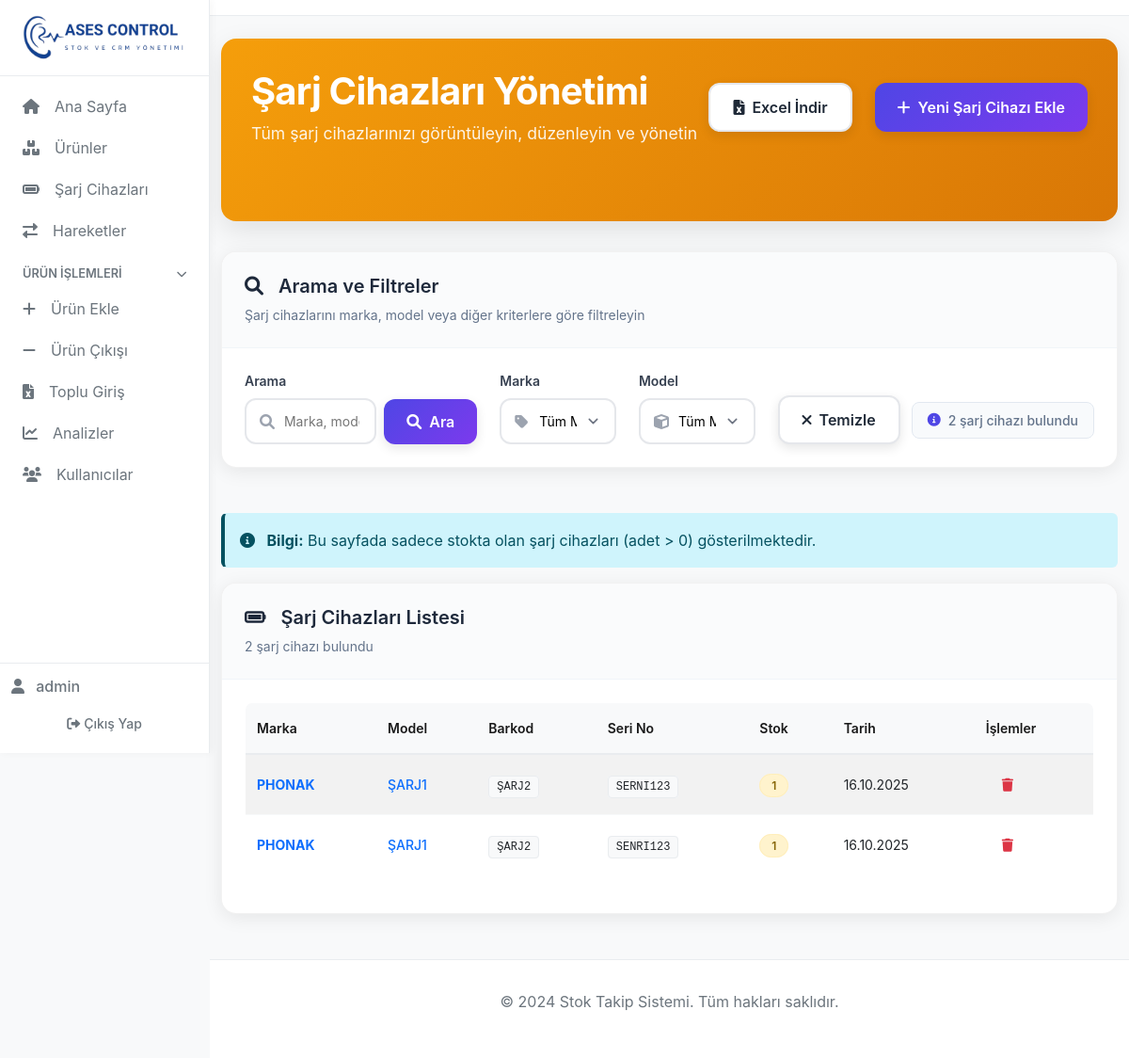
Page /chargers (signed in) on the committed database.
### app.py (models this page shows)
class User(UserMixin, db.Model):
    id = db.Column(db.Integer, primary_key=True)
    username = db.Column(db.String(80), unique=True, nullable=False)
    email = db.Column(db.String(120), unique=True, nullable=False)
    password_hash = db.Column(db.String(120), nullable=False)
    is_admin = db.Column(db.Boolean, default=False)
    created_at = db.Column(db.DateTime, default=datetime.now)

class Charger(db.Model):
    id = db.Column(db.Integer, primary_key=True)
    marka = db.Column(db.String(100), nullable=False)
    model = db.Column(db.String(100), nullable=False)
    barkod = db.Column(db.String(100), nullable=False)
    seri_no = db.Column(db.String(100), unique=True, nullable=False)
    adet = db.Column(db.Integer, default=0)
    created_at = db.Column(db.DateTime, default=datetime.now)

### app.py (the view, shortened to what this page needs)
@app.route('/chargers')
@login_required
def chargers():
    search = request.args.get('search', '')
    brand = request.args.get('brand', '')
    model = request.args.get('model', '')
    query = Charger.query.filter(Charger.adet > 0)
    if brand:
        query = query.filter(Charger.marka == brand)
    if model:
        query = query.filter(Charger.model == model)
    chargers = query.all()
    brands = db.session.query(Charger.marka).filter(Charger.adet > 0).distinct().all()
    models_query = db.session.query(
        Charger.model,
        db.func.sum(Charger.adet).label('total')
    ).filter(Charger.adet > 0)
    if brand:
        models_query = models_query.filter(Charger.marka == brand)
    models_with_counts = models_query.group_by(Charger.model).order_by(Charger.model.asc()).all()
    return render_template('chargers.html',
                         chargers=chargers,
                         brands=[b[0] for b in brands],
                         models_with_counts=models_with_counts)

### app.py (called while the page is built)
@login_manager.user_loader
def load_user(user_id):
    return User.query.get(int(user_id))

### templates/chargers.html (shortened to what this page needs)
{% extends "base.html" %}
{% block content %}
<div class="products-header">
    <div class="d-flex justify-content-between align-items-center mb-5">
        <div>
            <h1 class="products-title">Şarj Cihazları Yönetimi</h1>
            <p class="products-subtitle">Tüm şarj cihazlarınızı görüntüleyin, düzenleyin ve yönetin</p>
        </div>
        <div class="products-actions">
            <a href="{{ url_for('export_chargers_excel') }}?search={{ request.args.get('search', '') }}&brand={{ request.args.get('brand', '') }}&model={{ request.args.get('model', '') }}"
               class="btn-modern btn-outline me-2">
                <i class="fas fa-file-excel me-2"></i>Excel İndir
            </a>
            <a href="{{ url_for('add_charger') }}" class="btn-modern btn-primary">
                <i class="fas fa-plus me-2"></i>Yeni Şarj Cihazı Ekle
            </a>
        </div>
    </div>
</div>
<div class="modern-card mb-5">
    <div class="card-header-modern">
        <div class="header-content">
            <h5 class="card-title-modern">
                <i class="fas fa-search me-3"></i>Arama ve Filtreler
            </h5>
            <p class="card-subtitle-modern">Şarj cihazlarını marka, model veya diğer kriterlere göre filtreleyin</p>
        </div>
    </div>
    <div class="card-body-modern">
        <form method="GET" class="search-form" id="chargersSearchForm">
            <div class="search-grid">
                <div class="search-field">
                    <label for="search" class="field-label">Arama</label>
                    <div class="input-group-modern">
                        <i class="fas fa-search input-icon" id="searchIcon"></i>
                        <input type="text" class="form-control-modern" id="search" name="search"
                               placeholder="Marka, model, barkod veya seri no..."
                               value="{{ request.args.get('search', '') }}">
                        <button type="button" id="searchBtn" class="btn-modern btn-primary" style="margin-left: 0.5rem;">
                            <i class="fas fa-search me-2"></i>Ara
                        </button>
                    </div>
                </div>
                <div class="search-field">
                    <label for="brand" class="field-label">Marka</label>
                    <div class="select-group-modern">
                        <i class="fas fa-tag select-icon"></i>
                        <select class="form-select-modern" id="brand" name="brand">
                            <option value="">Tüm Markalar</option>
                        </select>
                    </div>
                </div>
                <div class="search-field">
                    <label for="model" class="field-label">Model</label>
                    <div class="select-group-modern">
                        <i class="fas fa-cube select-icon"></i>
                        <select class="form-select-modern" id="model" name="model">
                            <option value="">Tüm Modeller</option>
                        </select>
                    </div>
                </div>
                <div class="search-actions">
                    <a href="{{ url_for('chargers') }}" class="btn-modern btn-outline">
                        <i class="fas fa-times me-2"></i>Temizle
                    </a>
                    <div class="results-count">
                        <i class="fas fa-info-circle me-2"></i>
                        <span id="resultsCount">Arama yapın...</span>
                    </div>
                </div>
            </div>
        </form>
    </div>
</div>
<div class="alert alert-info mb-3" role="alert">
    <i class="fas fa-info-circle me-2"></i>
    <strong>Bilgi:</strong> Bu sayfada sadece stokta olan şarj cihazları (adet > 0) gösterilmektedir.
</div>
<div class="modern-card">
    <div class="card-header-modern">
        <div class="header-content">
            <h5 class="card-title-modern">
                <i class="fas fa-battery-full me-3"></i>Şarj Cihazları Listesi
            </h5>
            <p class="card-subtitle-modern">{{ chargers|length }} şarj cihazı bulundu</p>
        </div>
    </div>
    <div class="card-body-modern">
        {% if chargers %}
        <div class="table-view">
            <div class="table-responsive">
                <table class="table table-striped table-hover align-middle table-modern">
                    <thead>
                        <tr>
                            <th>Marka</th>
                            <th>Model</th>
                            <th>Barkod</th>
                            <th>Seri No</th>
                            <th>Stok</th>
                            <th>Tarih</th>
                            <th>İşlemler</th>
                        </tr>
                    </thead>
                    <tbody>
                        {% for charger in chargers %}
                        <tr>
                            <td>
                                <a href="{{ url_for('chargers', brand=charger.marka, model=request.args.get('model', ''), search=request.args.get('search', '')) }}"
                                   class="link-modern">
                                    <strong>{{ charger.marka }}</strong>
                                </a>
                            </td>
                            <td>
                                <a href="{{ url_for('chargers', brand=request.args.get('brand', ''), model=charger.model, search=request.args.get('search', '')) }}"
                                   class="link-modern">
                                    {{ charger.model }}
                                </a>
                            </td>
                            <td><code class="code-modern">{{ charger.barkod }}</code></td>
                            <td><code class="code-modern">{{ charger.seri_no }}</code></td>
                            <td>
                                <span class="badge-modern {% if charger.adet > 10 %}success{% elif charger.adet > 0 %}warning{% else %}danger{% endif %}">
                                    {{ charger.adet }}
                                </span>
                            </td>
                            <td>{{ charger.created_at.strftime('%d.%m.%Y') }}</td>
                            <td>
                                <div class="action-buttons">
                                    <button type="button" class="btn btn-sm btn-outline-danger"
                                            onclick="confirmDelete({{ charger.id }}, '{{ charger.marka }} {{ charger.model }}')"
                                            title="Şarj Cihazını Sil">
                                        <i class="fas fa-trash"></i>
                                    </button>
                                </div>
                            </td>
                        </tr>
                        {% endfor %}
                    </tbody>
                </table>
            </div>
        </div>
        {% endif %}
    </div>
</div>
{% endblock %}

### templates/base.html (shortened to what this page needs)
<!DOCTYPE html>
<html lang="tr">
<head>
    <link href="https://cdn.jsdelivr.net/npm/bootstrap@5.3.0/dist/css/bootstrap.min.css" rel="stylesheet">
    <link href="https://cdnjs.cloudflare.com/ajax/libs/font-awesome/6.0.0/css/all.min.css" rel="stylesheet">
    <link href="https://cdn.jsdelivr.net/npm/chart.js@3.9.1/dist/chart.min.js" rel="stylesheet">
</head>
<body>
    <div class="app-layout">
        <aside class="sidebar" id="sidebar">
            <div class="sidebar-header">
                <a href="{{ url_for('index') }}" class="sidebar-brand">
                    <img src="{{ url_for('static', filename='ases-removebg-preview.png') }}" alt="Ases Logo">
                </a>
            </div>
            <nav class="sidebar-nav">
                <a class="sidebar-link" href="{{ url_for('index') }}">
                    <i class="fas fa-home me-2"></i>Ana Sayfa
                </a>
                <a class="sidebar-link" href="{{ url_for('products') }}">
                    <i class="fas fa-boxes me-2"></i>Ürünler
                </a>
                <a class="sidebar-link" href="{{ url_for('chargers') }}">
                    <i class="fas fa-battery-full me-2"></i>Şarj Cihazları
                </a>
                <a class="sidebar-link" href="{{ url_for('movements') }}">
                    <i class="fas fa-exchange-alt me-2"></i>Hareketler
                </a>
                <div class="sidebar-section" id="productSection">
                    <div class="sidebar-section-title">
                        <span>Ürün İşlemleri</span>
                        <i class="fas fa-chevron-down"></i>
                    </div>
                    <div class="sidebar-section-content">
                        <a class="sidebar-sublink" href="{{ url_for('add_product') }}">
                            <i class="fas fa-plus me-2"></i>Ürün Ekle
                        </a>
                        <a class="sidebar-sublink" href="{{ url_for('exit_product') }}">
                            <i class="fas fa-minus me-2"></i>Ürün Çıkışı
                        </a>
                        <a class="sidebar-sublink" href="{{ url_for('bulk_import') }}">
                            <i class="fas fa-file-excel me-2"></i>Toplu Giriş
                        </a>
                    </div>
                </div>
                <a class="sidebar-link" href="{{ url_for('analytics') }}">
                    <i class="fas fa-chart-line me-2"></i>Analizler
                </a>
                {% if current_user.is_admin %}
                <a class="sidebar-link" href="{{ url_for('users') }}">
                    <i class="fas fa-users me-2"></i>Kullanıcılar
                </a>
                {% endif %}
            </nav>
            <div class="sidebar-footer">
                <div class="sidebar-user">
                    <i class="fas fa-user me-2"></i>
                    <span>{{ current_user.username }}</span>
                </div>
                <a class="btn btn-sm btn-outline-secondary w-100 mt-2" href="{{ url_for('logout') }}">
                    <i class="fas fa-sign-out-alt me-1"></i>Çıkış Yap
                </a>
            </div>
        </aside>
        <div class="content">
            <div class="content-topbar">
            </div>
            <main class="container mt-3">
                {% block content %}{% endblock %}
            </main>
            <footer class="footer">
                <div class="container">
                    <p>&copy; 2024 Stok Takip Sistemi. Tüm hakları saklıdır.</p>
                </div>
            </footer>
        </div>
    </div>
</body>
</html>

### templates/base.html (style rules this page uses)
:root { --primary-color: #1a1a1a; --secondary-color: #6c757d; --success-color: #28a745; --warning-color: #ffc107; --danger-color: #dc3545; --info-color: #17a2b8; --light-bg: #f8f9fa; --white: #ffffff; --border-color: #e9ecef; --text-muted: #6c757d; }
body { background-color: var(--light-bg); font-family: -apple-system, BlinkMacSystemFont, 'Segoe UI', Roboto, 'Helvetica Neue', Arial, sans-serif; color: var(--primary-color); }
.app-layout { display: flex; min-height: 100vh; }
.sidebar { width: 260px; background: var(--white); border-right: 1px solid var(--border-color); box-shadow: 2px 0 8px rgba(0,0,0,0.04); display: flex; flex-direction: column; position: sticky; top: 0; height: 100vh; z-index: 1020; }
.sidebar-header { padding: 1rem; border-bottom: 1px solid var(--border-color); display: flex; justify-content: center; }
.sidebar-brand img { height: 48px; width: auto; }
.sidebar-nav { padding: 0.75rem; flex: 1 1 auto; overflow-y: auto; }
.sidebar-link, .sidebar-sublink { display: flex; align-items: center; gap: 0.5rem; padding: 0.5rem 0.75rem; border-radius: 8px; color: var(--secondary-color); text-decoration: none; margin-bottom: 0.25rem; }
.sidebar-section { margin-top: 0.5rem; }
.sidebar-section-title { font-size: 0.8rem; font-weight: 600; color: var(--text-muted); padding: 0.5rem 0.75rem; text-transform: uppercase; cursor: pointer; display: flex; justify-content: space-between; align-items: center; border-radius: 6px; transition: background 0.2s ease; }
.sidebar-section-title i { font-size: 0.7rem; transition: transform 0.2s ease; }
.sidebar-section-content { max-height: 500px; overflow: hidden; transition: max-height 0.3s ease; }
.sidebar-footer { padding: 0.75rem; border-top: 1px solid var(--border-color); }
.sidebar-user { color: var(--secondary-color); font-weight: 500; }
.content { flex: 1 1 auto; display: flex; flex-direction: column; }
.content-topbar { position: sticky; top: 0; background: var(--white); border-bottom: 1px solid var(--border-color); padding: 0.5rem; z-index: 1010; }
.btn { border-radius: 6px; font-weight: 500; padding: 0.5rem 1rem; border: 1px solid transparent; transition: all 0.2s ease; }
.btn-primary { background-color: var(--primary-color); border-color: var(--primary-color); }
.table { border-radius: 8px; overflow: hidden; }
.table thead th { background-color: var(--light-bg); color: var(--primary-color); border-bottom: 2px solid var(--border-color); font-weight: 600; padding: 1rem 0.75rem; }
.table tbody td { padding: 0.75rem; vertical-align: middle; }
.alert { border: 1px solid transparent; border-radius: 6px; border-left: 4px solid; }
.footer { background: var(--white); color: var(--text-muted); text-align: center; padding: 2rem 0; margin-top: 3rem; border-top: 1px solid var(--border-color); }

### rows in the picture
User: username "admin"
Charger: marka "PHONAK", model "ŞARJ1", barkod "ŞARJ2", seri_no "SERNI123", adet "1", created_at "16.10.2025"
Charger: marka "PHONAK", model "ŞARJ1", barkod "ŞARJ2", seri_no "SENRI123", adet "1", created_at "16.10.2025"

### other values in the picture
{{ chargers|length }} "2"
